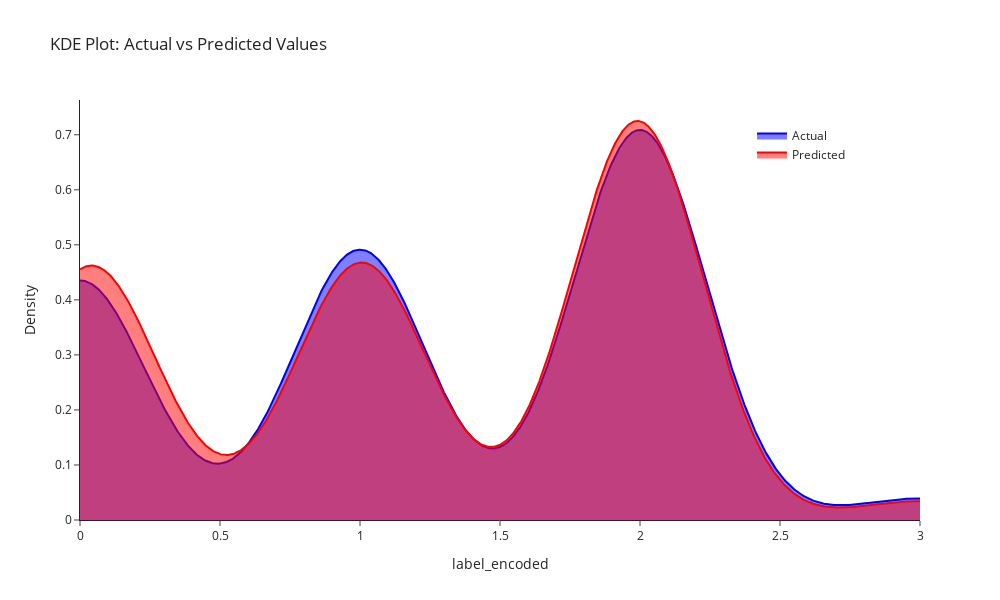

The code cell stored with this chart in its notebook:
### Markdown cell above
## KDE for Decision Tree Regression

### Code cell
# KDE for actual and predicted
kde_actual = gaussian_kde(y_test1)
kde_pred = gaussian_kde(y_pred2)

# Shared x-axis range covering both datasets
x_range = np.linspace(min(min(y_test1), min(y_pred2)), max(max(y_test1), max(y_pred2)), 1000)

# Evaluate KDE values
y_actual_kde = kde_actual(x_range)
y_pred_kde = kde_pred(x_range)

# Plotly figure
fig = go.Figure()

fig.add_trace(go.Scatter(
    x=x_range,
    y=y_actual_kde,
    mode='lines',
    name='Actual',
    fill='tozeroy',
    line=dict(color='blue')
))

fig.add_trace(go.Scatter(
    x=x_range,
    y=y_pred_kde,
    mode='lines',
    name='Predicted',
    fill='tozeroy',
    line=dict(color='red')
))

fig.update_layout(
    title='KDE Plot: Actual vs Predicted Values',
    xaxis_title='label_encoded',
    yaxis_title='Density',
    legend=dict(x=0.8, y=0.95),
    template='simple_white',
    width=1000,
    height=600,
    showlegend=True
)

fig.show()

### Figure 1 — Plotly figure (JSON) as saved in the notebook; plotly's stock layout.template omitted (floating-point values rounded to 4 significant figures; data arrays with more than 128 entries replaced by an {"elided": "..."} marker saying what was removed)
{"data": [{"fill": "tozeroy", "line": {"color": "blue"}, "mode": "lines", "name": "Actual", "type": "scatter", "x": {"elided": "1000 float values"}, "y": {"elided": "1000 float values"}}, {"fill": "tozeroy", "line": {"color": "red"}, "mode": "lines", "name": "Predicted", "type": "scatter", "x": {"elided": "1000 float values"}, "y": {"elided": "1000 float values"}}], "layout": {"height": 600, "legend": {"x": 0.8, "y": 0.95}, "showlegend": true, "title": {"text": "KDE Plot: Actual vs Predicted Values"}, "width": 1000, "xaxis": {"title": {"text": "label_encoded"}}, "yaxis": {"title": {"text": "Density"}}}}
